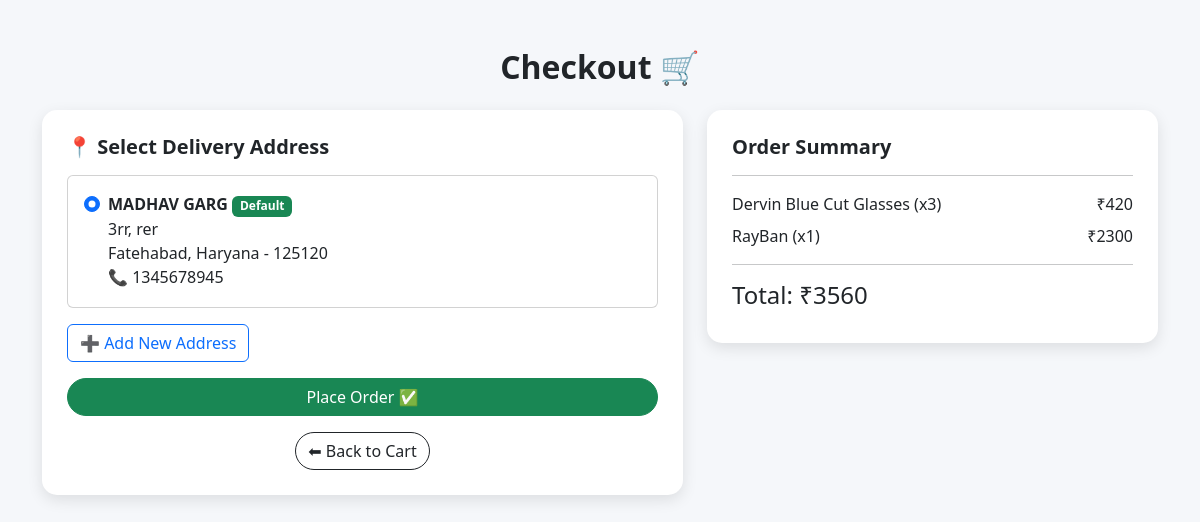
The app's page /checkout/ (signed in) with its own data.
### products/models.py (models this page shows, shortened)
class Address(models.Model):
    user = models.ForeignKey(User, on_delete=models.CASCADE)
    full_name = models.CharField(max_length=100)
    mobile = models.CharField(max_length=10)
    house_no = models.CharField(max_length=100)
    street = models.CharField(max_length=200)
    city = models.CharField(max_length=100)
    state = models.CharField(max_length=100)
    pincode = models.CharField(max_length=6)
    is_default = models.BooleanField(default=False)

class Order(models.Model):
    user = models.ForeignKey(User, on_delete=models.CASCADE)
    product = models.ForeignKey(Product, on_delete=models.CASCADE)
    quantity = models.IntegerField(default=1)

class Product(models.Model):
    name = models.CharField(max_length=100)
    price = models.IntegerField()
    description = models.TextField()
    image = models.ImageField(upload_to='products/', null=True, blank=True)
    category = models.CharField(max_length=100, default="General")
    stock = models.IntegerField(default=10)

### products/views.py (the view, shortened to what this page needs)
# urls.py: path('checkout/', views.checkout, name='checkout'),
def checkout(request):
    if not request.user.is_authenticated:
        return redirect("/login/")
    orders = Order.objects.filter(user=request.user)
    if not orders.exists():
        messages.error(request, "Your cart is empty 😢")
        return redirect("/cart/")
    addresses = Address.objects.filter(user=request.user)
    total = sum(order.product.price * order.quantity for order in orders)
    return render(
        request,
        "checkout.html",
        {"orders": orders, "total": total, "addresses": addresses},
    )
    total = sum([order.product.price * order.quantity for order in orders])
    return render(request, "checkout.html", {"orders": orders, "total": total})

### templates/checkout.html (shortened to what this page needs)
<!DOCTYPE html>
<html>
<head>
    <link href="https://cdn.jsdelivr.net/npm/bootstrap@5.3.0/dist/css/bootstrap.min.css" rel="stylesheet">
</head>
<body>
<div class="container mt-5">
    <h2 class="text-center fw-bold mb-4">Checkout 🛒</h2>
    <div class="row">
        <div class="col-md-7">
            <div class="checkout-box">
                <h5 class="fw-bold mb-3">📍 Select Delivery Address</h5>
                <form method="POST">
                    {% for address in addresses %}
                    <div class="card mb-3 p-3">
                        <div class="form-check">
                            <input class="form-check-input" type="radio" name="selected_address"
                                value="{{ address.id }}" {% if address.is_default %}checked{% endif %}>
                            <label class="form-check-label">
                                <strong>{{ address.full_name }}</strong>
                                {% if address.is_default %}
                                    <span class="badge bg-success">Default</span>
                                {% endif %}
                                <br>
                                {{ address.house_no }}, {{ address.street }}<br>
                                {{ address.city }}, {{ address.state }} - {{ address.pincode }}<br>
                                📞 {{ address.mobile }}
                            </label>
                        </div>
                    </div>
                    {% empty %}
                    <div class="alert alert-warning">
                        No Address Saved Yet 😢
                        <br><br>
                        <a href="/addresses/" class="btn btn-dark">Add Address</a>
                    </div>
                    {% endfor %}
                    {% if addresses %}
                    <a href="/addresses/" class="btn btn-outline-primary mb-3">➕ Add New Address</a>
                    <button class="btn btn-success w-100 rounded-pill">Place Order ✅</button>
                    {% endif %}
                </form>
                <div class="text-center mt-3">
                    <a href="/cart/" class="btn btn-outline-dark rounded-pill">⬅ Back to Cart</a>
                </div>
            </div>
        </div>
        <div class="col-md-5">
            <div class="checkout-box">
                <h5 class="fw-bold">Order Summary</h5>
                <hr>
                {% for order in orders %}
                <div class="d-flex justify-content-between mb-2">
                    <span>{{ order.product.name }} (x{{ order.quantity }})</span>
                    <span>₹{{ order.product.price }}</span>
                </div>
                {% endfor %}
                <hr>
                <h4>Total: ₹{{ total }}</h4>
            </div>
        </div>
    </div>
</div>
</body>
</html>

### templates/checkout.html (style rules this page uses)
body { background: #f5f7fa; font-family: 'Segoe UI', sans-serif; }
.checkout-box { background: white; padding: 25px; border-radius: 15px; box-shadow: 0 5px 15px rgba(0, 0, 0, 0.1); }

### records on screen
Address: is_default "☑", full_name "MADHAV GARG", shows "Default", house_no "3rr", street "rer", city "Fatehabad", state "Haryana", pincode "125120", mobile "1345678945"
Order: product.name "Dervin Blue Cut Glasses", quantity "3", product.price "420"
Order: product.name "RayBan", quantity "1", product.price "2300"

### other values on screen
{{ total }} "3560"
